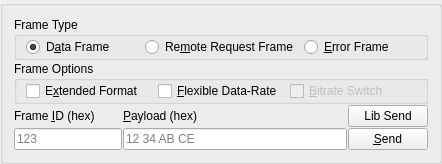
<?xml version="1.0" encoding="UTF-8"?>
<ui version="4.0">
 <class>SendFrameBox</class>
 <widget class="QGroupBox" name="SendFrameBox">
  <property name="geometry">
   <rect>
    <x>0</x>
    <y>0</y>
    <width>442</width>
    <height>144</height>
   </rect>
  </property>
  <property name="maximumSize">
   <size>
    <width>16777215</width>
    <height>16777215</height>
   </size>
  </property>
  <property name="windowTitle">
   <string>Dialog</string>
  </property>
  <property name="title">
   <string/>
  </property>
  <layout class="QVBoxLayout" name="verticalLayout_4">
   <property name="spacing">
    <number>1</number>
   </property>
   <item>
    <widget class="QGroupBox" name="frameTypeBox">
     <property name="title">
      <string>Frame Type</string>
     </property>
     <property name="checkable">
      <bool>false</bool>
     </property>
     <layout class="QHBoxLayout" name="horizontalLayout">
      <property name="topMargin">
       <number>0</number>
      </property>
      <property name="bottomMargin">
       <number>0</number>
      </property>
      <item>
       <widget class="QRadioButton" name="dataFrame">
        <property name="toolTip">
         <string>Sends a CAN data frame.</string>
        </property>
        <property name="text">
         <string>D&amp;ata Frame</string>
        </property>
        <property name="checked">
         <bool>true</bool>
        </property>
       </widget>
      </item>
      <item>
       <widget class="QRadioButton" name="remoteFrame">
        <property name="toolTip">
         <string>Sends a CAN remote request frame.</string>
        </property>
        <property name="text">
         <string>Re&amp;mote Request Frame</string>
        </property>
       </widget>
      </item>
      <item>
       <widget class="QRadioButton" name="errorFrame">
        <property name="toolTip">
         <string>Sends an error frame.</string>
        </property>
        <property name="text">
         <string>&amp;Error Frame</string>
        </property>
       </widget>
      </item>
     </layout>
    </widget>
   </item>
   <item>
    <widget class="QGroupBox" name="frameOptionsBox">
     <property name="title">
      <string>Frame Options</string>
     </property>
     <layout class="QHBoxLayout" name="horizontalLayout_2">
      <property name="topMargin">
       <number>0</number>
      </property>
      <property name="bottomMargin">
       <number>0</number>
      </property>
      <item>
       <widget class="QCheckBox" name="extendedFormatBox">
        <property name="toolTip">
         <string>Allows extended frames with 29 bit identifier.</string>
        </property>
        <property name="text">
         <string>E&amp;xtended Format</string>
        </property>
       </widget>
      </item>
      <item>
       <widget class="QCheckBox" name="flexibleDataRateBox">
        <property name="toolTip">
         <string>Allows up to 64 byte payload data.</string>
        </property>
        <property name="text">
         <string>&amp;Flexible Data-Rate</string>
        </property>
       </widget>
      </item>
      <item>
       <widget class="QCheckBox" name="bitrateSwitchBox">
        <property name="enabled">
         <bool>false</bool>
        </property>
        <property name="toolTip">
         <string>Sends payload at higher data rate.</string>
        </property>
        <property name="text">
         <string>&amp;Bitrate Switch</string>
        </property>
       </widget>
      </item>
     </layout>
    </widget>
   </item>
   <item>
    <layout class="QHBoxLayout" name="horizontalLayout_3">
     <item>
      <layout class="QVBoxLayout" name="verticalLayout">
       <item>
        <widget class="QLabel" name="frameIdLabel">
         <property name="text">
          <string>Frame &amp;ID (hex)</string>
         </property>
         <property name="buddy">
          <cstring>frameIdEdit</cstring>
         </property>
        </widget>
       </item>
       <item>
        <widget class="QLineEdit" name="frameIdEdit">
         <property name="sizePolicy">
          <sizepolicy hsizetype="Preferred" vsizetype="Fixed">
           <horstretch>1</horstretch>
           <verstretch>0</verstretch>
          </sizepolicy>
         </property>
         <property name="placeholderText">
          <string>123</string>
         </property>
         <property name="clearButtonEnabled">
          <bool>true</bool>
         </property>
        </widget>
       </item>
      </layout>
     </item>
     <item>
      <layout class="QVBoxLayout" name="verticalLayout_2">
       <item>
        <widget class="QLabel" name="payloadLabel">
         <property name="text">
          <string>&amp;Payload (hex)</string>
         </property>
         <property name="buddy">
          <cstring>payloadEdit</cstring>
         </property>
        </widget>
       </item>
       <item>
        <widget class="QLineEdit" name="payloadEdit">
         <property name="sizePolicy">
          <sizepolicy hsizetype="Expanding" vsizetype="Fixed">
           <horstretch>2</horstretch>
           <verstretch>0</verstretch>
          </sizepolicy>
         </property>
         <property name="placeholderText">
          <string>12 34 AB CE</string>
         </property>
         <property name="clearButtonEnabled">
          <bool>true</bool>
         </property>
        </widget>
       </item>
      </layout>
     </item>
     <item>
      <layout class="QVBoxLayout" name="verticalLayout_3">
       <item>
        <widget class="QPushButton" name="libSendButton">
         <property name="text">
          <string>Lib Send</string>
         </property>
        </widget>
       </item>
       <item>
        <widget class="QPushButton" name="sendButton">
         <property name="text">
          <string>&amp;Send</string>
         </property>
        </widget>
       </item>
      </layout>
     </item>
    </layout>
   </item>
  </layout>
 </widget>
 <resources/>
 <connections/>
</ui>
